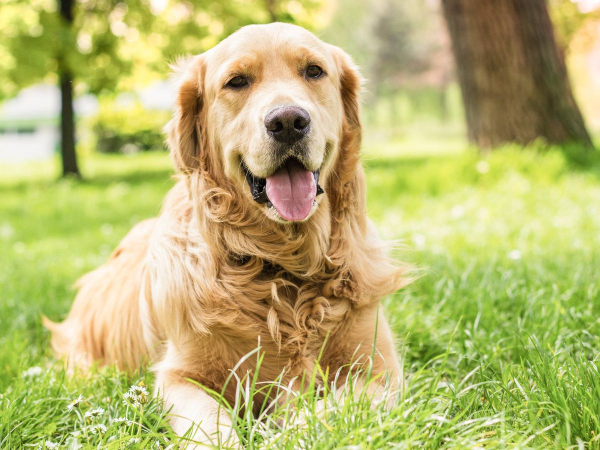
#> input picture img/Perro1.jpg, 1200 x 900 px (shown at 1/2 size)
$ jupyter execute Lab09.ipynb   (shell and % lines are left out)
#> lines starting #> are read from the running program, lines starting #| are printed output that depends on the picture
[cell 1]
import cv2
import matplotlib.pyplot as plt
img1 = cv2.imread('./img/Perro1.jpg')
#> img1 is the input picture: shape (900, 1200, 3); mean B, G, R 112.8, 182.3, 185.5
img2 = cv2.imread('./img/confidencial.png')
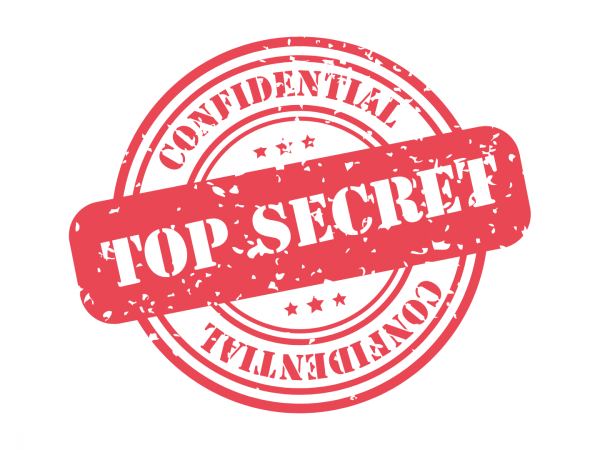
#> input picture img/confidencial.png, 1200 x 900 px (shown at 1/2 size)
#> img2 is the input picture: shape (900, 1200, 3); mean B, G, R 211.6, 208, 249.4
img1.shape
img2.shape
#> Out = (900, 1200, 3)

[cell 2]
# plt.imshow(img1)
img1 = cv2.cvtColor(img1, cv2.COLOR_RGB2BGR)
# img2 = cv2.cvtColor(img2, cv2.COLOR_RGB2BGR)
plt.imshow(img1)
# plt.imshow(img2)

[cell 3]
# plt.imshow(img1)
img2 = cv2.cvtColor(img2, cv2.COLOR_BGR2RGB)
# plt.imshow(img1)
plt.imshow(img2)

[cell 4]
blended = cv2.addWeighted(src1=img1,alpha=0.7,src2=img2,beta=0.3,gamma=0)
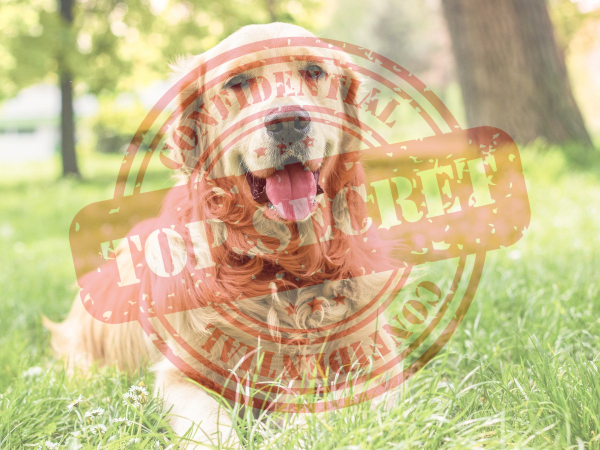
#> blended: shape (900, 1200, 3) (shown at 1/2 size); mean R, G, B 204.7, 190, 142.5

plt.imshow(blended)

[cell 5]
img1_2 = cv2.imread('./img/Perro1.jpg')
img2_2 = cv2.imread('./img/confidencial.png')
img2_2 =cv2.resize(img2_2,(600,600))
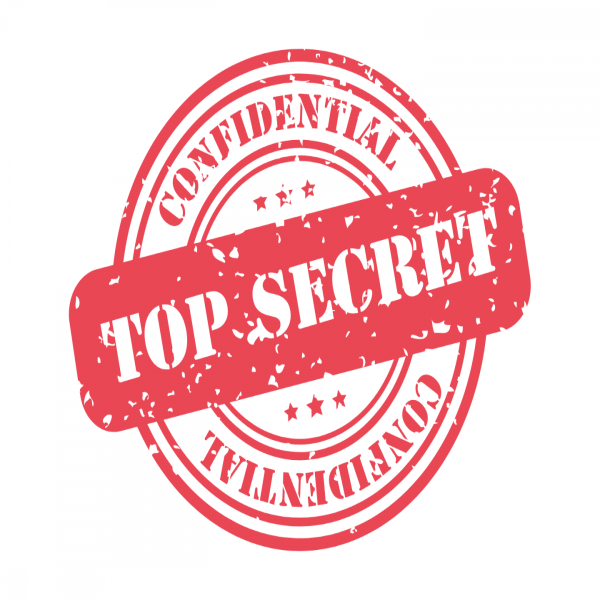
#> img2_2: shape (600, 600, 3); mean B, G, R 211.6, 208, 249.4
img1_2 = cv2.cvtColor(img1_2, cv2.COLOR_BGR2RGB)
img2_2 = cv2.cvtColor(img2_2, cv2.COLOR_BGR2RGB)

[cell 6]
img1_2.shape
#> Out = (900, 1200, 3)
# img2_2.shape

[cell 7]
img2_2.shape
#> Out = (600, 600, 3)

[cell 8]
x_offset=1200-600
y_offset=900-600

roi = img1_2[y_offset:900,x_offset:1200] # BOTTOM RIGHTCORNER
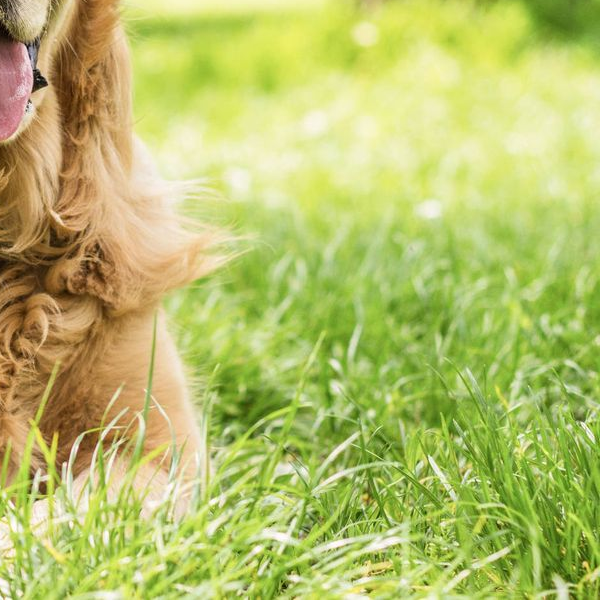
#> roi: shape (600, 600, 3); mean R, G, B 182.5, 191.1, 105.5
plt.imshow(roi)

[cell 9]
large_img = img1_2
small_img = img2_2

[cell 10]
large_img[y_offset:y_offset+small_img.shape[0],x_offset:x_offset+small_img.shape[1]] = small_img
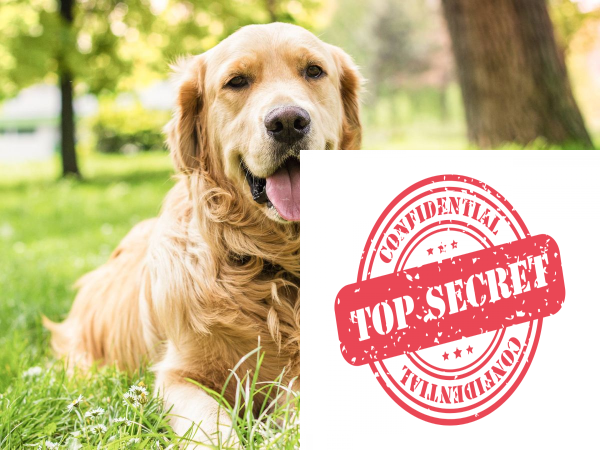
#> large_img: shape (900, 1200, 3) (shown at 1/2 size); mean R, G, B 207.8, 187.9, 148.2
plt.imshow(large_img)
